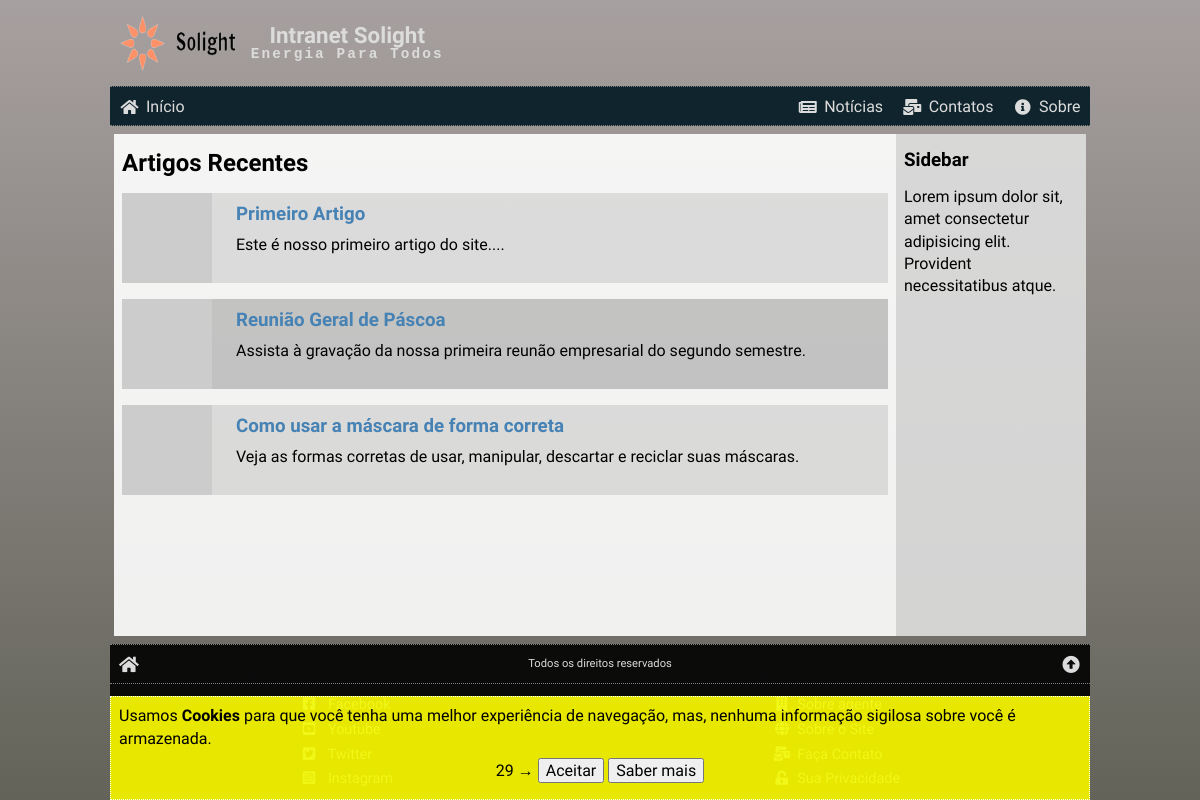
The app's page /, older data.
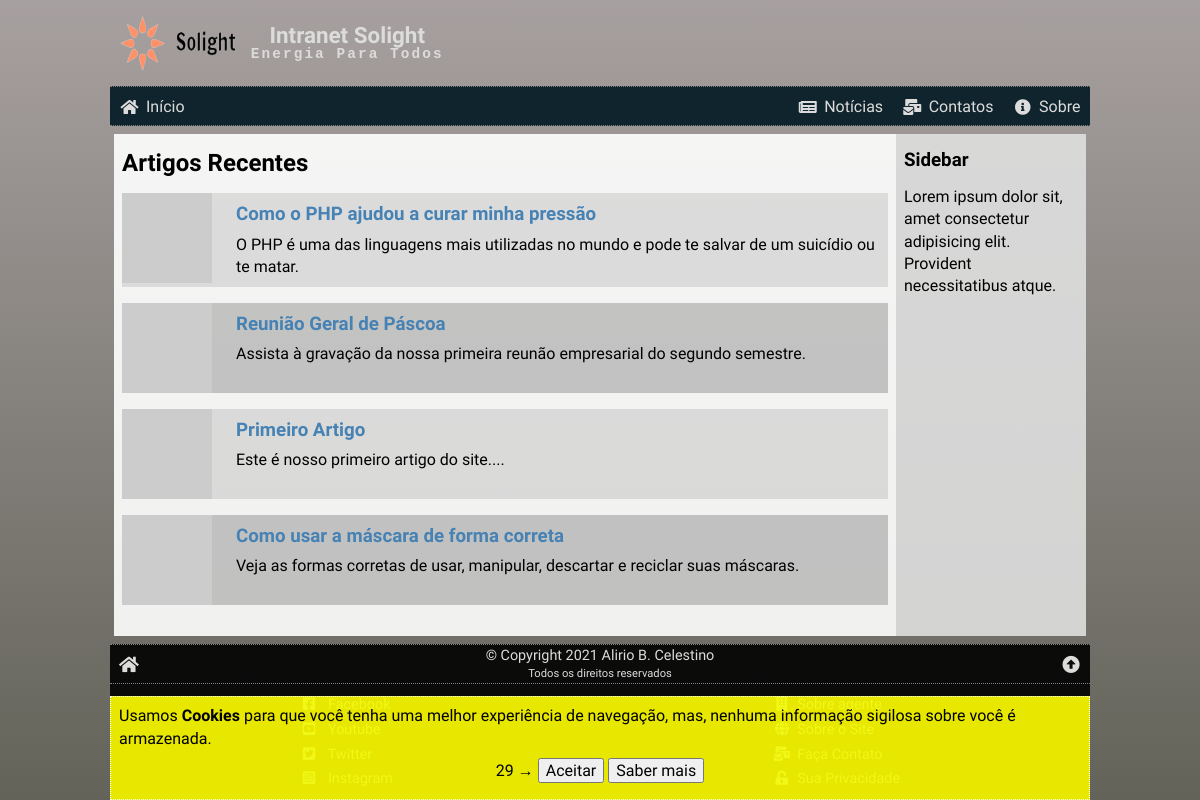
The same page, newer data.
### tables this page shows
CREATE TABLE content (
    cont_id INT NOT NULL PRIMARY KEY AUTO_INCREMENT,
    cont_date TIMESTAMP DEFAULT CURRENT_TIMESTAMP,
    cont_image VARCHAR(255) NOT NULL,
    cont_title VARCHAR(127) NOT NULL,
    cont_preview VARCHAR(255) NOT NULL,
    cont_text LONGTEXT NOT NULL,
    cont_author INT NOT NULL,
    cont_status ENUM ('ativo', 'inativo') DEFAULT 'ativo',
    FOREIGN KEY (cont_author) REFERENCES authors (aut_id)
);

### _config.php (called while the page is built, shortened)
<?php
if ($_SERVER['SERVER_NAME'] == 'localhost') {
    $conn = new mysqli('localhost', 'root', '', 'intranet');
} else {
    $conn = new mysqli('server', 'user', 'password', 'database');
}
$conn->query('SET NAMES utf8');
$conn->query('SET character_set_connection=utf8');
$conn->query('SET character_set_client=utf8');
$conn->query('SET character_set_results=utf8');
$conn->query('SET GLOBAL lc_time_names=pt_BR');
$conn->query('SET lc_time_names=pt_BR');
$_C = array();
$res = $conn->query("SELECT * FROM config");
while ($data = $res->fetch_assoc()) {
    $_C[$data['variable']] = $data['value'];
}

### index.php (the view)
<?php
require('./_config.php');
$_C['pageTitle'] = '';
$_C['pageCSS'] = 'index.css';
$_C['pageJS'] = 'index.js';
$contHTML = '';
$sql = "SELECT `cont_id`, `cont_image`, `cont_title`, `cont_preview`
        FROM `content`
        WHERE `cont_status` = 'ativo'
        ORDER BY `cont_date` DESC";
$res = $conn->query($sql);
while ($cont = $res->fetch_assoc()) {
    $contHTML .= <<<HTML
<div class="artigo" data-href="./ler.php?id={$cont['cont_id']}">
    <a href="/ler.php?id={$cont['cont_id']}">
        <img src="{$cont['cont_image']}" alt="{$cont['cont_title']}">
    </a>
    <div>
        <h3><a href="./ler.php?id={$cont['cont_id']}">{$cont['cont_title']}</a></h3>
        {$cont['cont_preview']}
    </div>
</div>
HTML;
}
require('./_header.php');
?>
<article>
    <h2>Artigos Recentes</h2>
    <?php echo $contHTML ?>
</article>
<aside>
    <h3>Sidebar</h3>
    <p>Lorem ipsum dolor sit, amet consectetur adipisicing elit. Provident necessitatibus atque.</p>
</aside>
<?php
require('./_footer.php');
?>

### _footer.php (shortened to what this page needs)
</main>
<footer>
    <div class="info">
        <a href="/" title="Ir para a página inicial."><i class="fas fa-fw fa-home"></i></a>
        <div>
            <?php echo $_C['copyright'] ?>
            <small>Todos os direitos reservados</small>
        </div>
        <a href="#top" title="ir para o topo desta página."><i class="fas fa-fw fa-arrow-alt-circle-up"></i></a>
    </div>
    <div class="menu">
        <div class="social">
            <?php
            $socials = array('facebook', 'youtube', 'twitter', 'instagram');
            $socialLinks = '';
            foreach($socials as $link) {
                if (isset($_C[$link])) {
                    $socialName = ucfirst($link);
                    $socialLinks .= <<<LINK
<a href="{$_C[$link]}" target="_blank" title="{$_C['siteName']} no {$socialName}.">
    <i class="fab fa-fw fa-{$link}-square"></i>
    <span>{$socialName}</span>
</a>
LINK;
                }
            }
            echo $socialLinks;
            ?>
        </div>
        <div class="tools">
            <a href="./sobre.php?id=1" title="Sobre o <?php echo $_C['siteName'] ?>."><i class="fas fa-fw fa-building"></i><span>Sobre agente</span></a>
            <a href="./sobre.php?id=2" title="Sobre este site."><i class="fas fa-fw fa-globe"></i><span>Sobre o Site</span></a>
            <a href="./contatos.php" title="Faça contato com a Solight."><i class="fas fa-fw fa-mail-bulk"></i><span>Faça Contato</span></a>
            <a href="./sobre.php?id=3" title="Sobre sua privacidade."><i class="fas fa-fw fa-unlock-alt"></i><span>Sua Privacidade</span></a>
        </div>
    </div>
</footer>
</div>
<div id="cookie-wrap">
    <div id="cookie-msg">
        <div id="cookie-text">
            Usamos <strong>Cookies</strong> para que você tenha uma melhor experiência de navegação, mas,
            nenhuma informação sigilosa sobre você é armazenada.
        </div>
        <div id="cookie-buttons">
            <span id="countDown"></span>
            &rarr;
            <button id="cookie-acceps">Aceitar</button>
            <button id="cookie-more">Saber mais</button>
        </div>
    </div>
</div>
</body>
</html>

Row changes from the older to the newer data that the page shows:
added content: cont_title "Como o PHP ajudou a curar minha pressão", cont_preview "O PHP é uma das linguagens mais utilizadas no mundo e pode te salvar de um suicídio ou te matar."
changed content "Reunião Geral de Páscoa": moves up the list
Text that changed along with them:
$_C['copyright']: (not shown) → "© Copyright 2021 Alirio B. Celestino"
